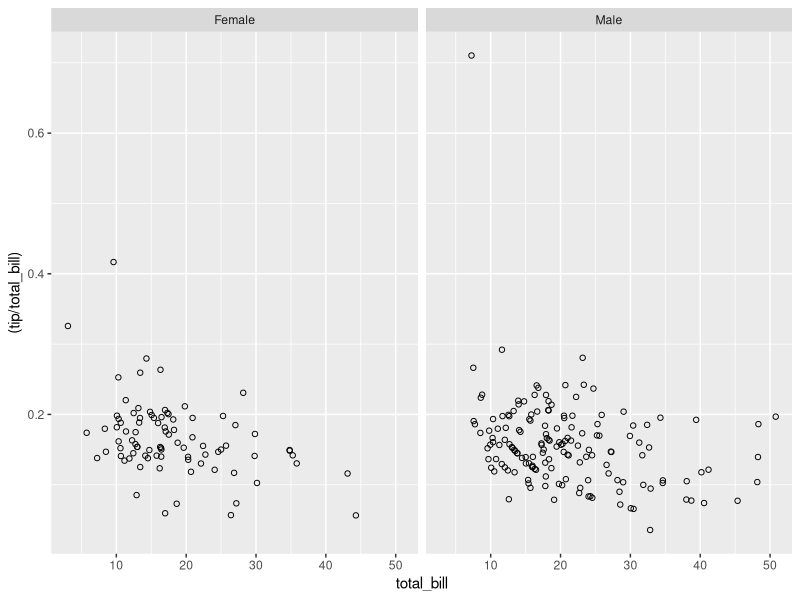
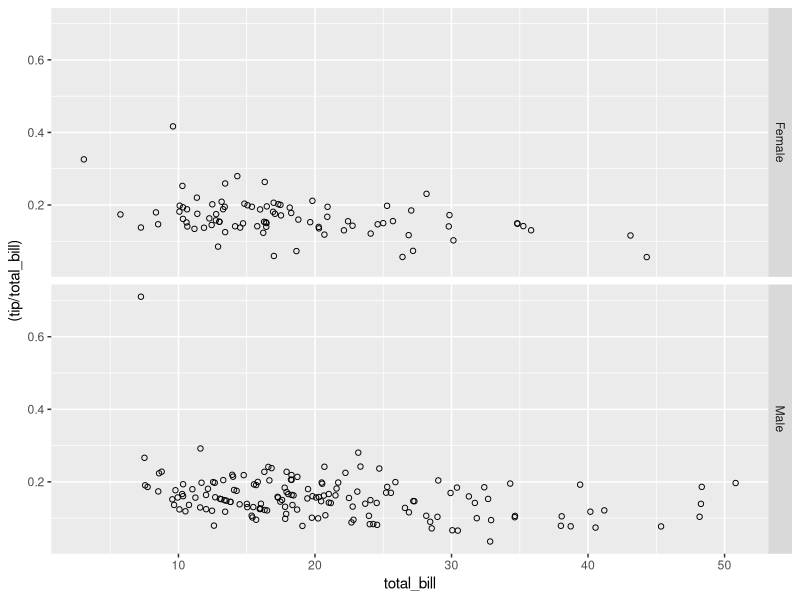
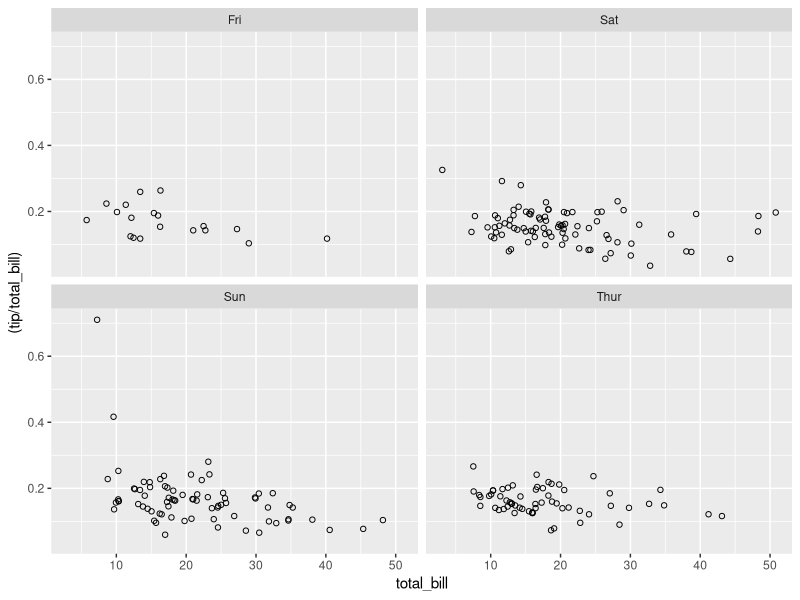
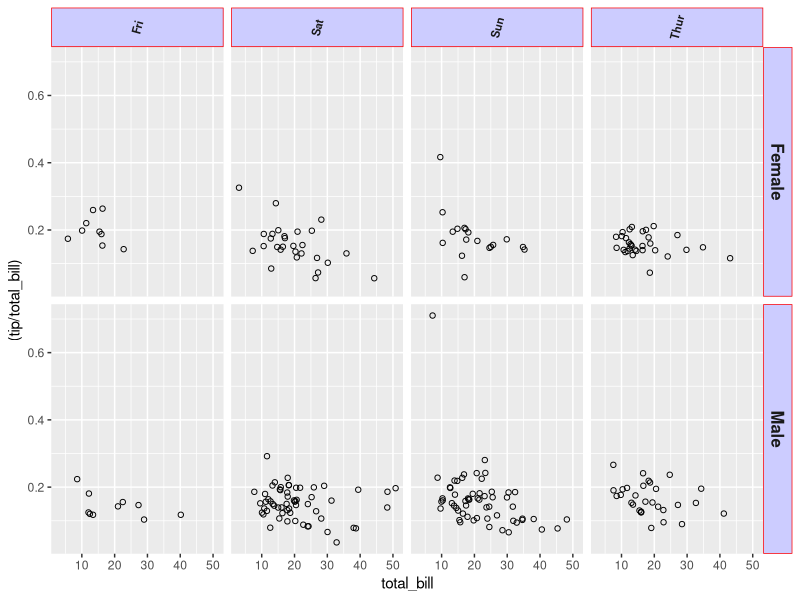
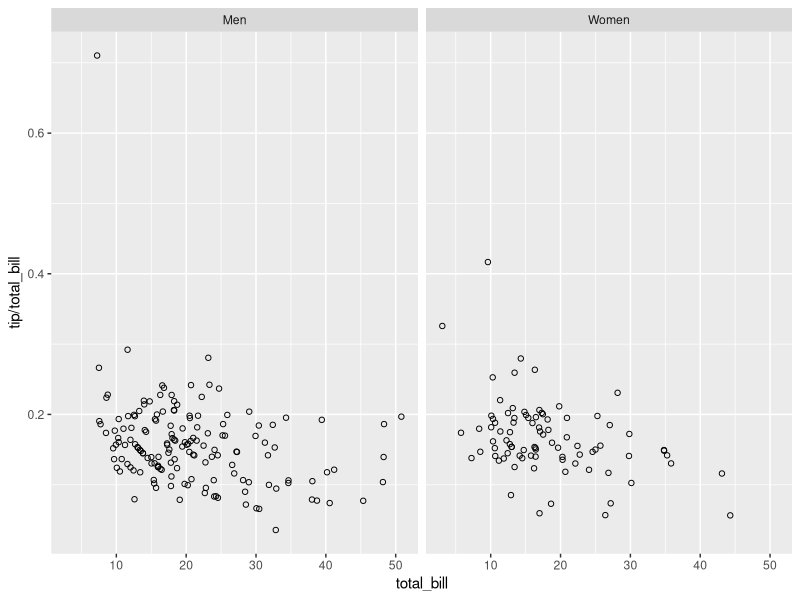
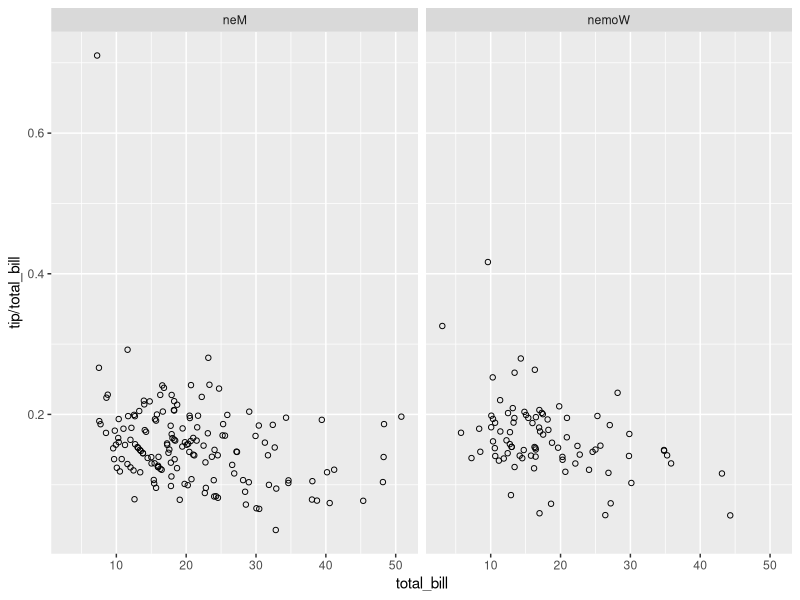
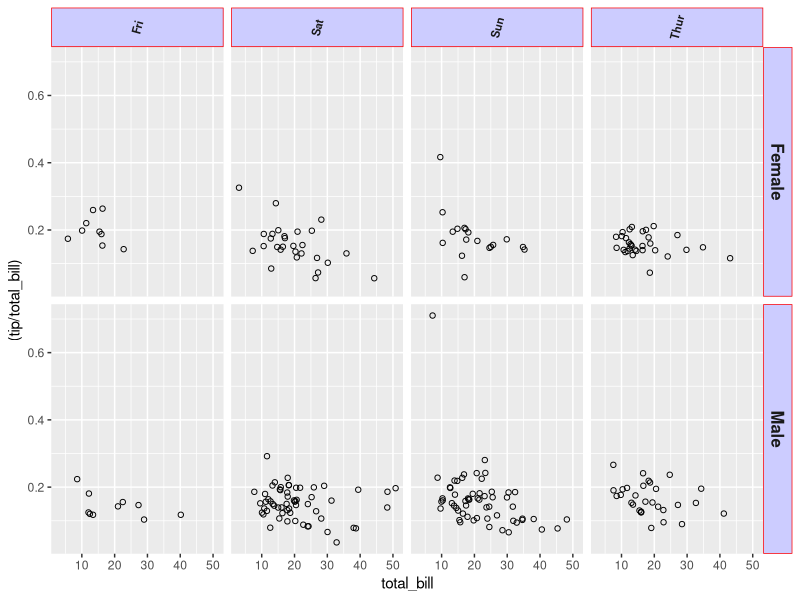
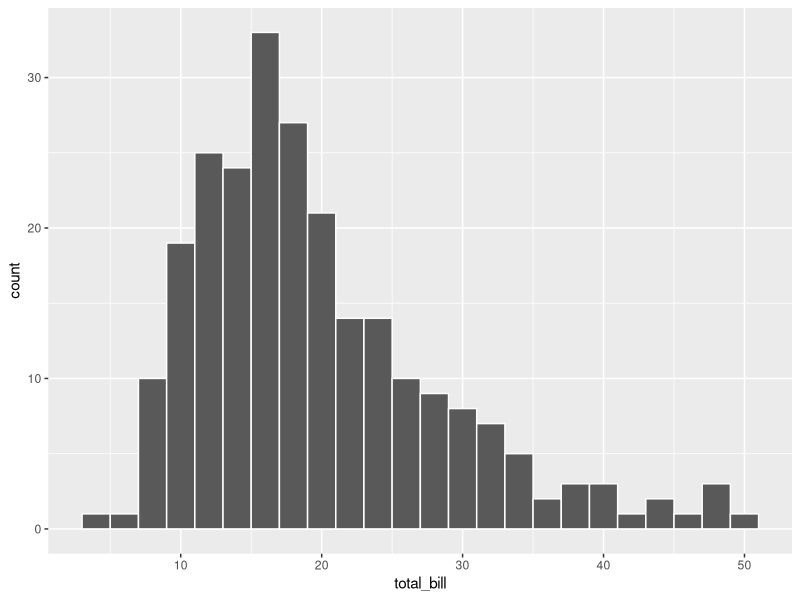

The R source for these figures, in order:
## ---- chunk 1
library(reshape2)
library(ggplot2)
library(dplyr)
## ---- chunk 2
scatter_plot = ggplot(tips, aes(x=total_bill, y = (tip/total_bill))) + geom_point(shape=1)
## ---- chunk 3
## FACET GRID
horizontal = scatter_plot + facet_grid(. ~ sex)  ## horizontal stack
vertical   = scatter_plot + facet_grid(sex ~ .)  ## vertical stack
## ---- chunk 4
horizontal
## ---- chunk 5
vertical
## ---- chunk 6
# Divide by day, going horizontally and wrapping with 2 columns
scatter_plot + facet_wrap( ~ day, ncol=2)
## ---- chunk 7
## sex -> vertical and day -> horizontal)
fig3 = scatter_plot + facet_grid(sex ~ day) + 
            theme(
                strip.text.x = element_text(size=8, angle=75, face='bold'),
                strip.text.y = element_text(size=12, face='bold'),
                strip.background = element_rect(color='red', fill='#CCCCFF')
            )

fig3

## ---- chunk 8
## Renaming Male, Female == Men, Women
df = tips
df = mutate(df, sex = ifelse(sex == 'Male', "Men", "Women"))
## ---- chunk 9
sp2 <- ggplot(df, aes(x=total_bill, y=tip/total_bill)) + geom_point(shape=1)
sp2 + facet_grid(. ~ sex)
## ---- chunk 10
# Reverse each strings in a character vector
reverse <- function(strings) {
    strings <- strsplit(strings, "")
    vapply(strings, function(x) {
        paste(rev(x), collapse = "")
    }, FUN.VALUE = character(1))
}
sp2 + facet_grid(. ~ sex, labeller=labeller(sex = reverse))
## ---- chunk 11
## sex -> vertical and day -> horizontal)
fig3 = scatter_plot + facet_grid(sex ~ day) + 
            theme(
                strip.text.x = element_text(size=8, angle=75, face='bold'),
                strip.text.y = element_text(size=12, face='bold'),
                strip.background = element_rect(color='red', fill='#CCCCFF')
            )
fig3
## ---- chunk 12
### A histogram of bill sizes
hp <- ggplot(tips, aes(x=total_bill)) + geom_histogram(binwidth=2,colour="white")
hp
## ---- chunk 13
### Histogram of total_bill, divided by sex and smoker
hp + facet_grid(sex ~ smoker)
## ---- chunk 14
### Same as above, with scales="free_y"
hp + facet_grid(sex ~ smoker, scales="free_y")
## ---- chunk 15
### With panels that have the same scaling, but different range (and therefore different physical sizes)
hp + facet_grid(sex ~ smoker, scales="free", space="free")
